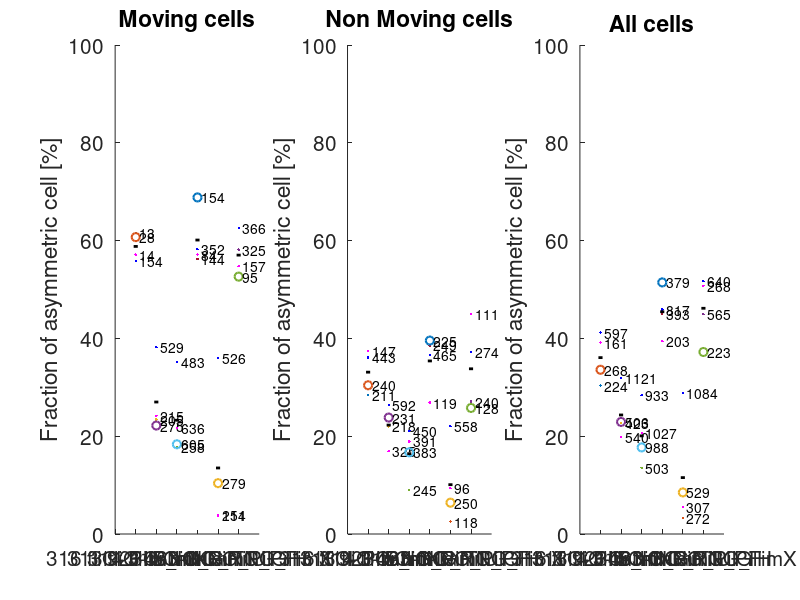

Write MATLAB code to recreate this figure.
% Plots graphs for asymmetric and symmetric distribution
% OUTPUT = 3 different graph with the distribution of symm and asymm cells 
         % 1 graph for moving cells
         % 1 graph for non moving cells
         % 1 graph for all the cells
         % coloured circles correspond to data from same days.
         % numbers of tracks are displayed next to circles (unfortunately overlayed when circles too close)
         
         
clear all
close all

%% MODIFY:
PilB_mNG=1; mNG_PilT=1; mNG_PilU=1;
mNG_PilG=1; mNG_PilH=1; mNG_FimX=1;

Pil_type=[PilB_mNG, mNG_PilT, mNG_PilU, mNG_PilG, mNG_PilH, mNG_FimX,]; 

%% Variables:
load('asymmetry_data.mat')

%% Graph Moving cells
index=find(Pil_type==1);
nbr_collumn=sum(Pil_type);
colour = ["b o","m o","g o","r o"];

figure('units','normalized','outerposition',[0 0 1 1])

subplot(1,3,1)
for i=1:1:nbr_collumn
      type=index(1,i);
      data=moving_distribution{type,2};
      num_day=unique(data(:,1));
      mean_day=zeros(size(num_day,1),1);
      for day=1:1:size(num_day,1)
        indice=find(data(:,1)==num_day(day));
        mean_day(day,1)=(sum(data(indice,3))/sum(data(indice,4)))*100;
        tracks_total_day = sum(moving_distribution{type, 2}(indice,4));
        
        hold on
        plot(type,mean_day(day,1),colour(day),'MarkerSize',6, 'Linewidth',1.5);
        text(type+0.2,mean_day(day,1),num2str(tracks_total_day));
      end  
      total_mean=mean(mean_day(:,1));
      hold on 
      plot([type-0.1 type+0.1], [total_mean total_mean], 'k-','Linewidth',2);            
end   
set(gca, 'XTickLabel',{'',moving_distribution{:,1}}, 'Fontsize',15, 'TickLabelInterpreter','none')
ylabel('Fraction of asymmetric cell [%]')
title('Moving cells');
axis([0 nbr_collumn+1 0 100])
xticks([0:1:nbr_collumn])
xtickangle(15)

%% Graph non-moving cells
subplot(1,3,2)
for i=1:1:nbr_collumn
      type=index(1,i);
      data=non_moving_distribution{type,2};
      num_day=unique(data(:,1));
       mean_day=zeros(size(num_day,1),1);
      for day=1:1:size(num_day,1)
        indice=find(data(:,1)==num_day(day));
        mean_day(day,1)=(sum(data(indice,3))/sum(data(indice,4)))*100;
        tracks_total_day = sum(non_moving_distribution{type, 2}(indice,4));
        
        hold on
        plot(type,mean_day(day,1),colour(day),'MarkerSize', 6, 'Linewidth',1.5);
        text(type+0.2,mean_day(day,1),num2str(tracks_total_day));
      end  
      total_mean=mean(mean_day(:,1));
      hold on 
      plot([type-0.1 type+0.1], [total_mean total_mean], 'k-','Linewidth',2);            
end   
set(gca, 'XTickLabel',{'',moving_distribution{:,1}}, 'Fontsize',15, 'TickLabelInterpreter','none')
ylabel('Fraction of asymmetric cell [%]')
title('Non Moving cells');
axis([0 nbr_collumn+1 0 100])
xticks([0:1:nbr_collumn])
xtickangle(15)

%% Graph all cells
subplot(1,3,3)
for i=1:1:nbr_collumn
    type=index(1,i);
      data1=moving_distribution{type,2};
      data2=non_moving_distribution{type,2};
      num_day=unique(data1(:,1));
      mean_day=zeros(size(num_day,1),1);
      for day=1:1:size(num_day,1)
        indice1=find(data1(:,1)==num_day(day));
        mean_day(day,1)=(sum(data1(indice1,3)+data2(indice1,3))/sum(data1(indice1,4)+data2(indice1,4)))*100;
        tracks_total_day = sum(moving_distribution{type, 2}(indice1,4)) + sum(non_moving_distribution{type, 2}(indice1,4));
        
        hold on
        plot(type,mean_day(day,1),colour(day),'MarkerSize', 6, 'Linewidth',1.5);
        text(type+0.2,mean_day(day,1),num2str(tracks_total_day));
      end  
      total_mean=mean(mean_day(:,1));
      hold on 
      plot([type-0.1 type+0.1], [total_mean total_mean], 'k-','Linewidth',2);
end   
set(gca, 'XTickLabel',{moving_distribution{:,1}}, 'Fontsize',15, 'TickLabelInterpreter','none')
ylabel('Fraction of asymmetric cell [%]')
title('All cells');
axis([0 nbr_collumn+1 0 100])
xticks([1:1:nbr_collumn])
xtickangle(15)
